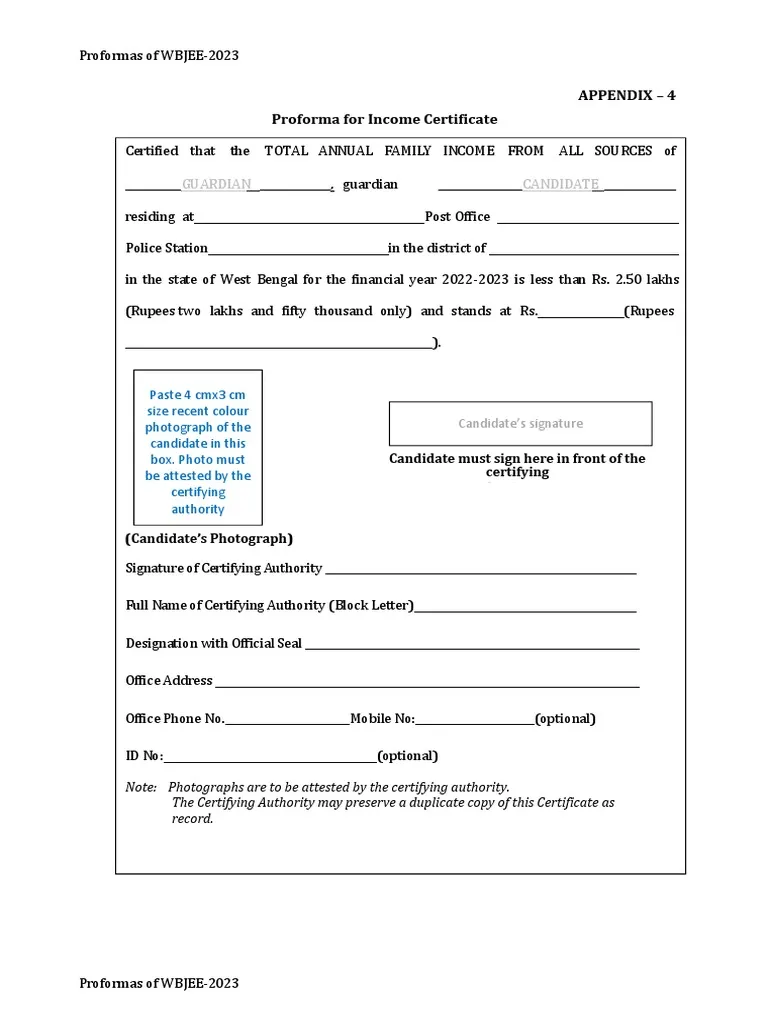
#> input picture week5_document_scanner/document1.webp, 768 x 1024 px
$ python day31_line_detector.py
#> lines starting #> are read from the running program, lines starting #| are printed output that depends on the picture; after the words box and inside, x2 and y2 are one past the last pixel; in counts of white or black regions, pixels touching at a corner belong together
# Day 31 | Week 5: Document Scanner
# Topic:  Line Detector
# Goal:   Detect all straight lines in an image using Canny + HoughLinesP
# Output: outputs/day31_lines.png
# Status: [ ] Not started  [ ] In progress  [ ] Done

# ─────────────────────────────────────────────
# WHAT YOU'LL LEARN TODAY
# ─────────────────────────────────────────────
# Before you can find a document's edges, you need to detect straight lines.
# Today's pipeline:
#   image → grayscale → blur → Canny edges → HoughLinesP → draw lines
#
# Two functions to focus on:
#   cv2.Canny(img, low_threshold, high_threshold)
#   cv2.HoughLinesP(edges, rho, theta, threshold, minLineLength, maxLineGap)

# ─────────────────────────────────────────────
# RESOURCES — read these if you get stuck
# ─────────────────────────────────────────────
# Canny:      https://docs.opencv.org/4.x/da/d22/tutorial_py_canny.html
# HoughLines: https://docs.opencv.org/4.x/d9/db0/tutorial_hough_lines.html
# Quick ref:  https://learnopencv.com/hough-transform-with-opencv-c-python/

import cv2
import numpy as np
import matplotlib.pyplot as plt
import os
import random

os.makedirs('../outputs', exist_ok=True)

# ─────────────────────────────────────────────
# HELPER — do not modify
# ─────────────────────────────────────────────
def show(img, title=''):
    plt.figure(figsize=(6, 4))
    plt.title(title)
    plt.axis('off')
    if len(img.shape) == 3:
        plt.imshow(cv2.cvtColor(img, cv2.COLOR_BGR2RGB))
    else:
        plt.imshow(img, cmap='gray')
    plt.tight_layout()
    plt.show()

def show_many(imgs, titles):
    fig, axes = plt.subplots(1, len(imgs), figsize=(5 * len(imgs), 4))
    if len(imgs) == 1:
        axes = [axes]
    for ax, img, title in zip(axes, imgs, titles):
        ax.set_title(title)
        ax.axis('off')
        if len(img.shape) == 3:
            ax.imshow(cv2.cvtColor(img, cv2.COLOR_BGR2RGB))
        else:
            ax.imshow(img, cmap='gray')
    plt.tight_layout()
    plt.show()

# ─────────────────────────────────────────────
# STEP 1 — Create or load a test image
# ─────────────────────────────────────────────
# If you have document.jpg in this folder, use:
#   img = cv2.imread('document.jpg')
# Otherwise we create a synthetic document-like image for practice:

def make_test_document():
    """Synthetic image that looks like a tilted document."""
    canvas = np.ones((500, 600, 3), dtype=np.uint8) * 200
    pts = np.array([[80, 60], [520, 30], [540, 440], [60, 460]], dtype=np.int32)
    cv2.fillPoly(canvas, [pts], (255, 255, 255))
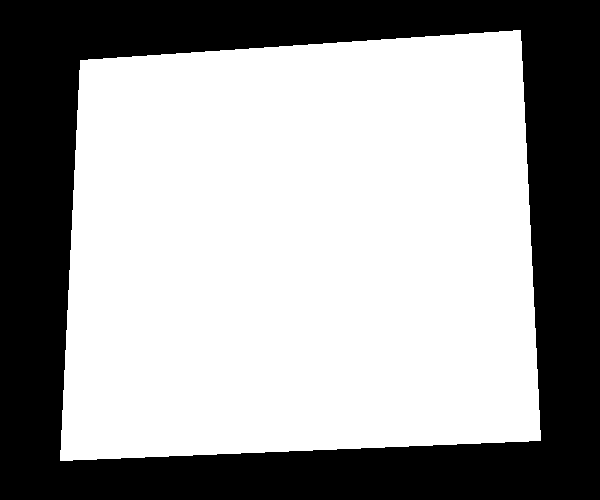
#> canvas: shape (500, 600, 3); values 200 (black) and 255 (white), 62.4% white; 1 black region, box (x1, y1, x2, y2) and area: (0, 0, 600, 500) 112819
    for y in range(100, 420, 35):
        cv2.line(canvas, (100, y), (500, y - 10), (180, 180, 180), 1)
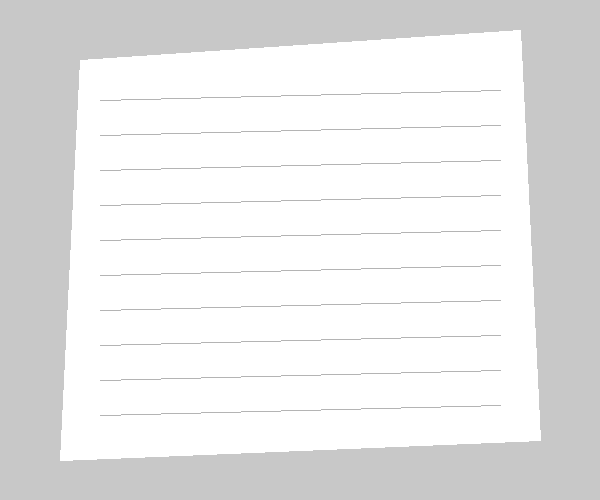
#> canvas: shape (500, 600, 3); 1.34% of pixels changed, all inside (x1, y1, x2, y2) = (100, 90, 501, 416)
    cv2.rectangle(canvas, (110, 80), (490, 120), (100, 100, 100), 2)
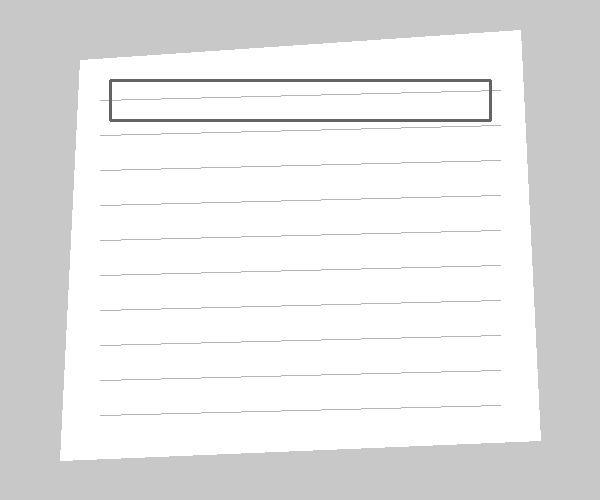
#> canvas: shape (500, 600, 3); 0.84% of pixels changed, all inside (x1, y1, x2, y2) = (109, 79, 492, 122)
    return canvas

img = make_test_document()
# Uncomment to use a real image instead:
img = cv2.imread('document1.webp')
#> img is the input picture: shape (1024, 768, 3); mean B, G, R 246.5, 246.4, 246.1
assert img is not None, "document.jpg not found — place it in this folder"

# ─────────────────────────────────────────────
# STEP 2 — Convert to grayscale and blur
# ─────────────────────────────────────────────
# Why blur first? Canny is sensitive to noise.
# A small Gaussian blur removes noise before edge detection.

gray = cv2.cvtColor(img, cv2.COLOR_BGR2GRAY)
blurred = cv2.GaussianBlur(gray, (5, 5), 0)

# ─────────────────────────────────────────────
# STEP 3 — Detect edges with Canny
# ─────────────────────────────────────────────
# YOUR TASK: Apply cv2.Canny to blurred
# Try threshold pairs: (50, 150), (100, 200), (30, 90)
# Which gives the cleanest edges on your image?


edges= cv2.Canny(blurred,100,200)
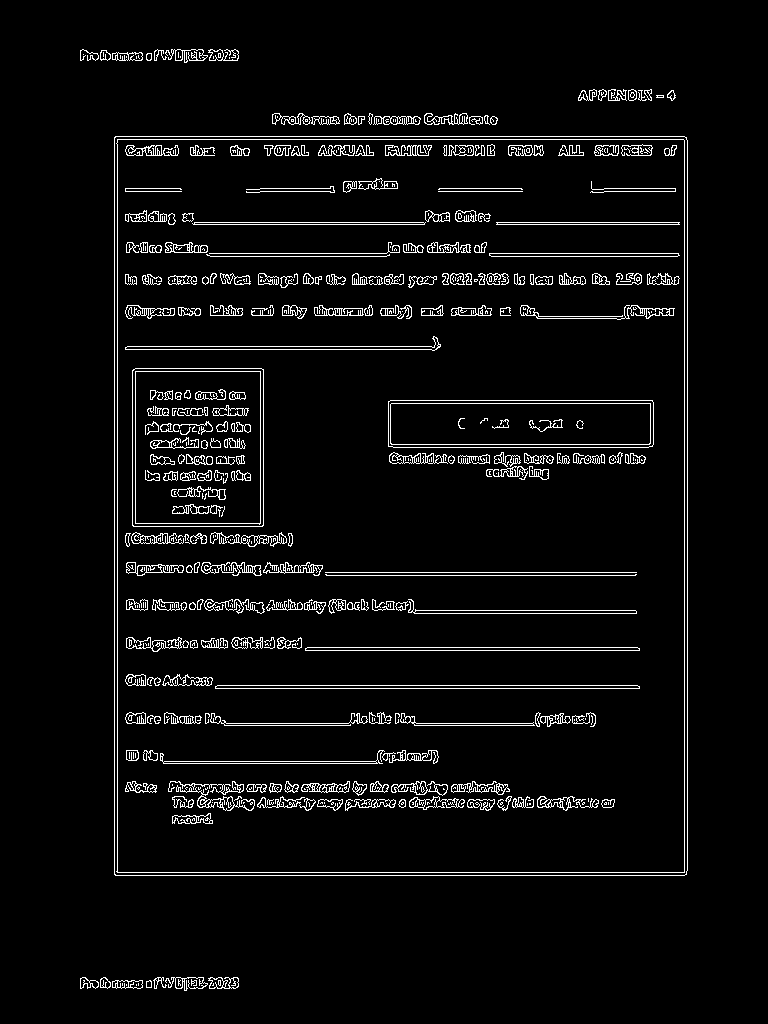
#> edges: shape (1024, 768); 4.7% white in thin lines or dots, all inside (x1, y1, x2, y2) = (80, 49, 688, 991)


# ─────────────────────────────────────────────
# STEP 4 — Detect lines with HoughLinesP
# ─────────────────────────────────────────────
# YOUR TASK: Apply cv2.HoughLinesP to your edges
# Parameters to tune:
#   rho = 1              (pixel resolution of accumulator)
#   theta = np.pi/180    (angle resolution in radians)
#   threshold = 80       (minimum votes — increase to get fewer, stronger lines)
#   minLineLength = 100  (reject short segments)
#   maxLineGap = 10      (how much gap is allowed in a line)

lines = cv2.HoughLinesP(edges,1,np.pi/180,80,100,10)  # YOUR CODE HERE
#> lines = 123 rows, first 6: [684, 872, 684, 140], [117, 872, 117, 144], [687, 870, 687, 140], [114, 874, 114, 137], [118, 872, 683, 872], [117, 139, 683, 139]

# ─────────────────────────────────────────────
# STEP 5 — Draw each line in a different colour
# ─────────────────────────────────────────────
# YOUR TASK:
# - Copy the original image
# - Loop through each line in `lines`
# - Draw each line segment with a random colour
# - Print the total number of line segments found

result = img.copy()

# YOUR CODE HERE
if lines is not None:
    for i in range(0,len(lines)):
        l=lines[i][0]
        color = (
    random.randint(0,255),
    random.randint(0,255),
    random.randint(0,255)
)
        cv2.line(result, (l[0], l[1]), (l[2], l[3]),color, 10)
        print(f"The total number of line segment is {len(lines)}")
#> this loop made 123 passes
#> (l, color) on passes 1 to 12: ([684, 872, 684, 140], (197, 215, 20)), ([117, 872, 117, 144], (132, 248, 207)), ([687, 870, 687, 140], (155, 244, 183)), ([114, 874, 114, 137], (111, 71, 144)), ([118, 872, 683, 872], (71, 48, 128)), ([117, 139, 683, 139], (75, 158, 50)), ([115, 875, 684, 875], (37, 169, 241)), ([115, 136, 684, 136], (51, 181, 222)), ([193, 224, 424, 224], (161, 104, 244)), ([217, 685, 637, 685], (226, 133, 31)), ([194, 222, 423, 222], (7, 47, 204)), ([307, 647, 637, 647], (0, 252, 170))
#| The total number of line segment is 123
#| The total number of line segment is 123
#| The total number of line segment is 123
#| The total number of line segment is 123
#| The total number of line segment is 123
#| The total number of line segment is 123
#| The total number of line segment is 123
#| The total number of line segment is 123
#> (further printed lines are left out)
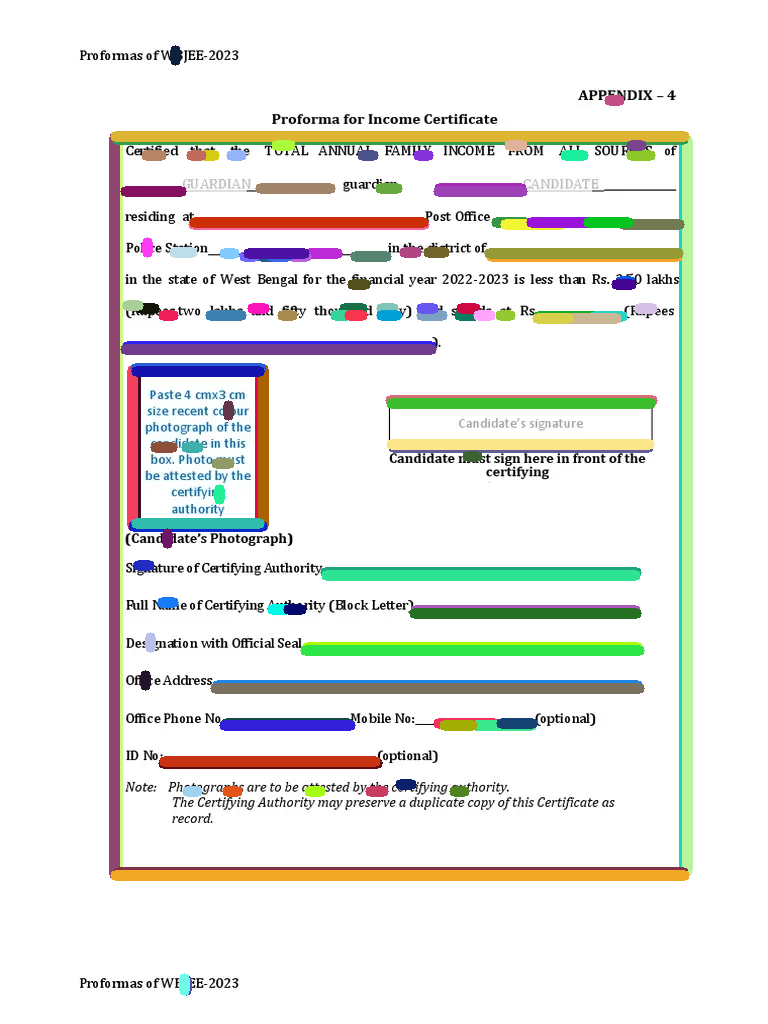
#> result: shape (1024, 768, 3); 13.53% of pixels changed, all inside (x1, y1, x2, y2) = (109, 45, 693, 996)

# ─────────────────────────────────────────────
# STEP 6 — Display and save
# ─────────────────────────────────────────────
if edges is not None and result is not None:
    show_many([img, edges, result], ['Original', 'Canny Edges', 'Detected Lines'])
#> the loop in show_many, `for ax, img, title in zip(axes, imgs, titles):` made 3 passes
#> title on passes 1 to 3: 'Original', 'Canny Edges', 'Detected Lines'
#> in show_many, `plt.show()`:
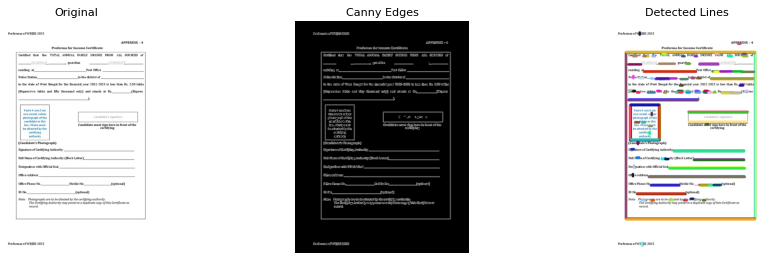
#> figure drawn by matplotlib, 3 panels

    cv2.imwrite('../outputs/day31_lines.png', result)
    print("Saved → outputs/day31_lines.png")

# ─────────────────────────────────────────────
# REFLECTION (answer in a comment before committing)
# ─────────────────────────────────────────────
# Q1: What happens when you increase the HoughLinesP threshold?
# A1:when the Threshold is increasesd then the filtering factor is strict so lines with that many clear intersection passes

# Q2: What's the difference between HoughLines and HoughLinesP?
# A2:In houghlines the ouput is (rho,theta) u don't get the endpoints , but in houghlinep you get the endpoints.

# WHERE THIS LEADS:
# HoughLinesP finds line segments. Tomorrow (Day 32) you'll use contours
# to find the full rectangle outline of the document — more robust than lines alone.
